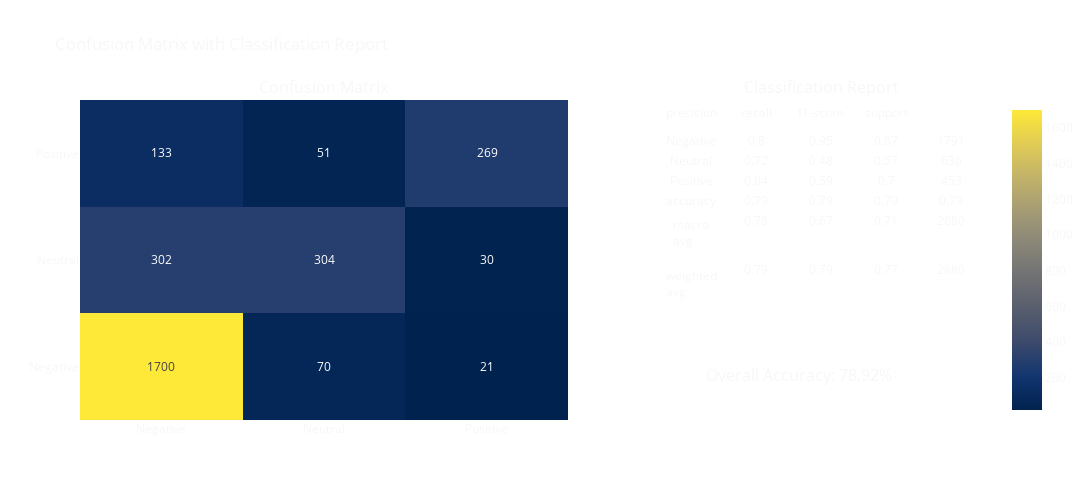

The notebook cell this image was saved under:
### Code cell
# Base RBF 

random.seed(10)

# Load your data
text = tweets['cleaned_text_stopwords'].values
labels = tweets['airline_sentiment'].values

# Split the data into training and testing sets
text_train, text_test, labels_train, labels_test = train_test_split(text, labels, test_size=0.2, random_state=42)

# TF-IDF Vectorization
vectorizer = TfidfVectorizer(max_features=1000)
X_train_tfidf = vectorizer.fit_transform(text_train)
X_test_tfidf = vectorizer.transform(text_test)

# Train SVC with an RBF kernel on the training data
rbf_svc_model = make_pipeline(StandardScaler(with_mean=False, with_std=False), SVC(kernel='rbf', C=1.0, gamma='scale'))
rbf_svc_model.fit(X_train_tfidf, labels_train)

# Make predictions on the test set
y_pred_rbf = rbf_svc_model.predict(X_test_tfidf)

# Model evaluation
accuracy_rbf = accuracy_score(labels_test, y_pred_rbf)
print(f'Accuracy with RBF SVC: {accuracy_rbf:.2f}')

# Classification Report
print('\nClassification Report with RBF SVC:')
print(classification_report(labels_test, y_pred_rbf))

# Confusion Matrix
cm_rbf = confusion_matrix(labels_test, y_pred_rbf)
plot_confusion_matrix_with_classification_report(cm_rbf, ["Negative", "Neutral", "Positive"], labels_test, y_pred_rbf)

### Figure 1 — Plotly figure (JSON) as saved in the notebook; plotly's stock layout.template omitted (floating-point values rounded to 4 significant figures)
{"data": [{"colorscale": [[0, "#00224e"], [0.1111, "#123570"], [0.2222, "#3b496c"], [0.3333, "#575d6d"], [0.4444, "#707173"], [0.5556, "#8a8678"], [0.6667, "#a59c74"], [0.7778, "#c3b369"], [0.8889, "#e1cc55"], [1, "#fee838"]], "showscale": true, "text": [[1700, 70, 21], [302, 304, 30], [133, 51, 269]], "textfont": {"size": 12}, "texttemplate": "%{text}", "type": "heatmap", "x": ["Negative", "Neutral", "Positive"], "xaxis": "x", "y": ["Negative", "Neutral", "Positive"], "yaxis": "y", "z": [[1700, 70, 21], [302, 304, 30], [133, 51, 269]]}, {"cells": {"fill": {"color": "rgba(0,0,0,0)"}, "values": [["Negative", "Neutral", "Positive", "accuracy", "macro avg", "weighted avg"], [0.8, 0.72, 0.84, 0.79, 0.78, 0.79], [0.95, 0.48, 0.59, 0.79, 0.67, 0.79], [0.87, 0.57, 0.7, 0.79, 0.71, 0.77], [1791, 636, 453, 0.79, 2880, 2880]]}, "domain": {"x": [0.64, 1], "y": [0, 1]}, "header": {"fill": {"color": "rgba(0,0,0,0)"}, "values": ["precision", "recall", "f1-score", "support"]}, "type": "table"}], "layout": {"annotations": [{"font": {"size": 16}, "showarrow": false, "text": "Confusion Matrix", "x": 0.27, "xanchor": "center", "xref": "paper", "y": 1, "yanchor": "bottom", "yref": "paper"}, {"font": {"size": 16}, "showarrow": false, "text": "Classification Report", "x": 0.82, "xanchor": "center", "xref": "paper", "y": 1, "yanchor": "bottom", "yref": "paper"}, {"font": {"color": "rgba(247, 247, 247, 1)", "size": 16}, "showarrow": false, "text": "Overall Accuracy: 78.92%", "x": 0.9, "xref": "paper", "y": 0.1, "yref": "paper"}], "font": {"color": "rgba(247, 247, 247, 1)"}, "height": 500, "paper_bgcolor": "rgba(0,0,0,0)", "title": {"text": "Confusion Matrix with Classification Report"}, "width": 1200, "xaxis": {"anchor": "y", "domain": [0, 0.54]}, "yaxis": {"anchor": "x", "domain": [0, 1]}}}
